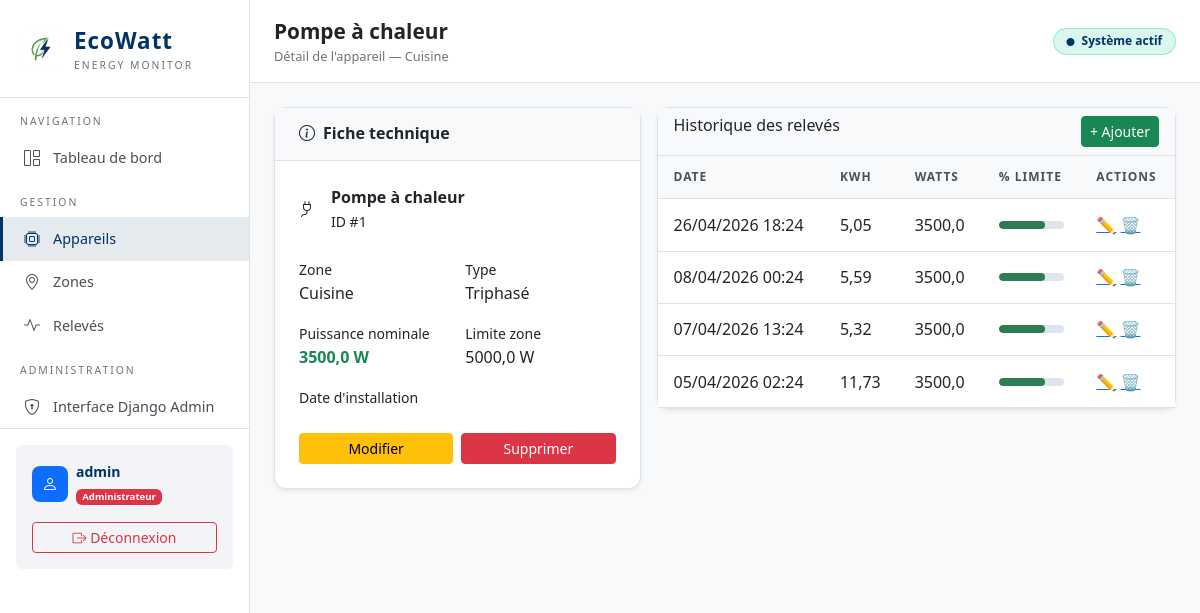
Page /appareils/1/ (signed in) on the committed database.
### appareils/models.py (models this page shows, shortened)
class Appareil(models.Model):
    TYPE_ALIMENTATION_CHOICES = [
        ('monophase', 'Monophasé'),
        ('triphase', 'Triphasé'),
        ('solaire', 'Solaire'),
        ('batterie', 'Batterie'),
    ]
    nom = models.CharField(max_length=200)
    zone = models.ForeignKey(Zone, on_delete=models.CASCADE, related_name='appareils')
    type_alimentation = models.CharField(
        max_length=50,
        choices=TYPE_ALIMENTATION_CHOICES,
        default='monophase'
    )
    puissance_nominale = models.FloatField(help_text="Puissance nominale en Watts")
    date_installation = models.DateField(null=True, blank=True)
    class Meta:
        verbose_name = "Appareil"
        verbose_name_plural = "Appareils"

class Zone(models.Model):
    nom_zone = models.CharField(max_length=100)
    limite_puissance = models.FloatField(help_text="Limite de puissance en Watts")
    class Meta:
        verbose_name = "Zone"
        verbose_name_plural = "Zones"

### releves/models.py (models this page shows, shortened)
class Releve(models.Model):
    appareil = models.ForeignKey(Appareil, on_delete=models.CASCADE, related_name='releves')
    valeur_kwh = models.FloatField(help_text="Consommation en kWh")
    puissance_instantanee = models.FloatField(help_text="Puissance en Watts au moment du relevé", default=0)
    date_heure_releve = models.DateTimeField(default=timezone.now)
    @property
    def pourcentage_limite(self):
        if self.appareil.zone.limite_puissance > 0:
            return round((self.puissance_instantanee / self.appareil.zone.limite_puissance) * 100, 1)
        return 0
    class Meta:
        verbose_name = "Relevé"
        verbose_name_plural = "Relevés"
        ordering = ['-date_heure_releve']

### appareils/views.py (the view)
# urls.py: path('<int:appareil_id>/', views.detail_appareil, name='detail_appareil'),
@login_required
def detail_appareil(request, appareil_id):
    appareil = get_object_or_404(Appareil, id=appareil_id)
    releves = appareil.releves.order_by('-date_heure_releve')[:20]
    stats = appareil.releves.aggregate(
        total_kwh=Sum('valeur_kwh'),
        moyenne_kwh=Avg('valeur_kwh'),
        moyenne_puissance=Avg('puissance_instantanee'),
    )
    chart_releves = appareil.releves.order_by('date_heure_releve')[:15]
    chart_labels = [r.date_heure_releve.strftime('%d/%m %H:%M') for r in chart_releves]
    chart_data_kwh = [r.valeur_kwh for r in chart_releves]
    chart_data_watts = [r.puissance_instantanee for r in chart_releves]
    context = {
        'appareil': appareil,
        'releves': releves,
        'stats': stats,
        'chart_labels': chart_labels,
        'chart_data_kwh': chart_data_kwh,
        'chart_data_watts': chart_data_watts,
    }
    return render(request, 'appareils/detail.html', context)

### templates/appareils/detail.html (shortened to what this page needs)
{% extends 'base.html' %}
{% load l10n %}
{% block page_title %}{{ appareil.nom }}{% endblock %}
{% block page_subtitle %}Détail de l'appareil — {{ appareil.zone.nom_zone }}{% endblock %}
{% block content %}
<div class="row g-3 mb-4">
    <div class="col-md-5">
        <div class="card h-100">
            <div class="card-header px-4 py-3">
                <h6 class="mb-0 fw-semibold">
                    <i class="bi bi-info-circle me-2"></i>Fiche technique
                </h6>
            </div>
            <div class="card-body p-4">
                <div class="d-flex align-items-center gap-3 mb-4">
                    <div class="icon-box">
                        <i class="bi bi-plug"></i>
                    </div>
                    <div>
                        <div class="fw-bold">{{ appareil.nom }}</div>
                        <small>ID #{{ appareil.id }}</small>
                    </div>
                </div>
                <div class="row g-3">
                    <div class="col-6">
                        <small>Zone</small>
                        <div>{{ appareil.zone.nom_zone }}</div>
                    </div>
                    <div class="col-6">
                        <small>Type</small>
                        <div>{{ appareil.get_type_alimentation_display }}</div>
                    </div>
                    <div class="col-6">
                        <small>Puissance nominale</small>
                        <div class="fw-bold text-success">
                            {{ appareil.puissance_nominale }} W
                        </div>
                    </div>
                    <div class="col-6">
                        <small>Limite zone</small>
                        <div>{{ appareil.zone.limite_puissance }} W</div>
                    </div>
                    <div class="col-12">
                        <small>Date d'installation</small>
                    </div>
                </div>
                <div class="d-flex gap-2 mt-4 admin-only">
                    <a href="{% url 'modifier_appareil' appareil.id %}" class="btn btn-warning btn-sm w-100">
                        Modifier
                    </a>
                    <a href="{% url 'supprimer_appareil' appareil.id %}"
                       class="btn btn-danger btn-sm w-100"
                       onclick="return confirm('Supprimer cet appareil ?')">
                        Supprimer
                    </a>
                </div>
            </div>
        </div>
    </div>
    <div class="col-md-7">
        <div class="card">
            <div class="card-header d-flex justify-content-between">
                <h6>Historique des relevés</h6>
                <a href="{% url 'ajouter_releve' %}" class="btn btn-success btn-sm admin-only">
                    + Ajouter
                </a>
            </div>
            <div class="card-body p-0">
                {% if releves %}
                <table class="table mb-0">
                    <thead>
                        <tr>
                            <th>Date</th>
                            <th>kWh</th>
                            <th>Watts</th>
                            <th>% Limite</th>
                            <th class="admin-only">Actions</th>
                        </tr>
                    </thead>
                    <tbody>
                        {% for releve in releves %}
                        <tr>
                            <td>{{ releve.date_heure_releve|date:"d/m/Y H:i" }}</td>
                            <td>{{ releve.valeur_kwh }}</td>
                            <td>{{ releve.puissance_instantanee }}</td>
                            <td>
                                <div style="flex-grow:1;height:8px;background:#dde6ee;border-radius:999px;overflow:hidden;">
                                    <div style="width:{{ releve.pourcentage_limite|unlocalize }}%;height:100%;border-radius:999px;background:#2e7d52;"></div>
                                </div>
                            </td>
                            <td class="admin-only">
                                <a href="{% url 'modifier_releve' releve.id %}">✏️</a>
                                <a href="{% url 'supprimer_releve' releve.id %}"
                                   onclick="return confirm('Supprimer ?')">🗑️</a>
                            </td>
                        </tr>
                        {% endfor %}
                    </tbody>
                </table>
                {% else %}
                    <p class="text-center p-4">Aucun relevé</p>
                {% endif %}
            </div>
        </div>
    </div>
</div>
{% endblock %}

### templates/base.html (shortened to what this page needs)
{% load static %}
<!DOCTYPE html>
<html lang="fr">
<head>
    <link href="https://cdn.jsdelivr.net/npm/bootstrap@5.3.0/dist/css/bootstrap.min.css" rel="stylesheet">
    <link href="https://cdn.jsdelivr.net/npm/bootstrap-icons@1.11.0/font/bootstrap-icons.css" rel="stylesheet">
</head>
<body class="{% if user.is_staff %}role-admin{% endif %}">
<nav class="sidebar">
    <a href="/" class="sidebar-brand text-decoration-none">
        <img src="{% static 'images/logo.png' %}" alt="EcoWatt Logo" class="brand-logo">
        <div>
            <div class="brand-name">EcoWatt</div>
            <div class="brand-sub">Energy Monitor</div>
        </div>
    </a>
    <div class="nav-section-title">Navigation</div>
    <ul class="nav flex-column">
        <li class="nav-item">
            <a href="{% url 'home' %}" class="nav-link {% if request.resolver_match.url_name == 'home' %}active{% endif %}">
                <i class="bi bi-grid-1x2"></i> Tableau de bord
            </a>
        </li>
    </ul>
    <div class="nav-section-title">Gestion</div>
    <ul class="nav flex-column">
        <li class="nav-item">
            <a href="{% url 'liste_appareils' %}" class="nav-link {% if 'appareils' in request.path and 'zones' not in request.path %}active{% endif %}">
                <i class="bi bi-cpu"></i> Appareils
            </a>
        </li>
        <li class="nav-item">
            <a href="{% url 'liste_zones' %}" class="nav-link {% if 'zones' in request.path %}active{% endif %}">
                <i class="bi bi-geo-alt"></i> Zones
            </a>
        </li>
        <li class="nav-item">
            <a href="{% url 'liste_releves' %}" class="nav-link {% if 'releves' in request.path %}active{% endif %}">
                <i class="bi bi-activity"></i> Relevés
            </a>
        </li>
    </ul>
    {% if user.is_staff %}
    <div class="nav-section-title">Administration</div>
    <ul class="nav flex-column">
        <li class="nav-item">
            <a href="/admin/" class="nav-link">
                <i class="bi bi-shield-lock"></i> Interface Django Admin
            </a>
        </li>
    </ul>
    {% endif %}
    <div class="mt-auto p-3" style="border-top: 1px solid var(--eco-border);">
        <div class="p-3 rounded" style="background: rgba(0,51,102,0.05);">
            <div class="d-flex align-items-center gap-2 mb-2">
                <div class="device-avatar bg-primary text-white">
                    <i class="bi bi-person"></i>
                </div>
                <div>
                    <div class="small fw-bold" style="color: var(--eco-green);">{{ user.username }}</div>
                    <div class="badge {% if user.is_staff %}bg-danger{% else %}bg-info{% endif %}" style="font-size: 0.6rem;">
                        {% if user.is_staff %}Administrateur{% else %}Consultant{% endif %}
                    </div>
                </div>
            </div>
            <a href="{% url 'logout' %}" class="btn btn-sm btn-outline-danger w-100 mt-2">
                <i class="bi bi-box-arrow-right"></i> Déconnexion
            </a>
        </div>
    </div>
</nav>
<div class="main-content">
    <div class="topbar d-flex justify-content-between align-items-center">
        <div>
            <div class="page-title">{% block page_title %}EcoWatt{% endblock %}</div>
            <div class="page-subtitle">{% block page_subtitle %}Système de suivi de consommation électrique{% endblock %}</div>
        </div>
        <div class="d-flex align-items-center gap-3">
            <span class="badge" style="background:rgba(0,200,150,0.15);color:var(--eco-green);border:1px solid rgba(0,200,150,0.3);padding:0.4rem 0.8rem;border-radius:20px;font-size:0.75rem;">
                <i class="bi bi-circle-fill me-1" style="font-size:0.5rem;"></i> Système actif
            </span>
        </div>
    </div>
    <div class="page-content">
        {% block content %}{% endblock %}
    </div>
</div>
</body>
</html>

### templates/base.html (style rules this page uses)
:root { --eco-green: #003366; --eco-dark: #f8f9fa; --eco-blue: #0d6efd; --eco-orange: #fd7e14; --eco-card: #ffffff; --eco-border: #dee2e6; }
body { background-color: var(--eco-dark); color: #212529; font-family: 'Segoe UI', system-ui, sans-serif; min-height: 100vh; }
.sidebar { background: #ffffff; border-right: 1px solid var(--eco-border); min-height: 100vh; width: 250px; position: fixed; top: 0; left: 0; z-index: 100; padding-top: 0; }
.sidebar-brand { padding: 1.5rem 1.25rem; border-bottom: 1px solid var(--eco-border); display: flex; align-items: center; gap: 0.75rem; }
.brand-logo { width: 42px; height: 42px; object-fit: contain; border-radius: 8px; }
.brand-name { font-size: 1.4rem; font-weight: 700; color: var(--eco-green); letter-spacing: 1px; }
.brand-sub { font-size: 0.65rem; color: #6c757d; letter-spacing: 2px; text-transform: uppercase; }
.nav-section-title { font-size: 0.65rem; text-transform: uppercase; letter-spacing: 2px; color: #6c757d; padding: 1rem 1.25rem 0.4rem; }
.sidebar .nav-link { color: #495057; padding: 0.6rem 1.25rem; border-radius: 0; display: flex; align-items: center; gap: 0.75rem; font-size: 0.9rem; transition: all 0.2s; border-left: 3px solid transparent; }
.sidebar .nav-link:hover, .sidebar .nav-link.active { color: var(--eco-green); background: rgba(0, 51, 102, 0.1); border-left-color: var(--eco-green); }
.sidebar .nav-link i { width: 18px; text-align: center; font-size: 1rem; }
.main-content { margin-left: 250px; min-height: 100vh; background: var(--eco-dark); }
.topbar { background: #ffffff; border-bottom: 1px solid var(--eco-border); padding: 1rem 1.5rem; position: sticky; top: 0; z-index: 50; }
.page-content { padding: 1.5rem; }
.card { background: var(--eco-card); border: 1px solid var(--eco-border); border-radius: 12px; color: #212529; box-shadow: 0 0.125rem 0.25rem rgba(0, 0, 0, 0.075); }
.card-header { background: #f8f9fa; border-bottom: 1px solid var(--eco-border); color: #212529; font-weight: 600; }
.table { color: #212529; border-color: var(--eco-border); margin-bottom: 0; }
.table th { color: #495057; font-size: 0.75rem; text-transform: uppercase; letter-spacing: 1px; border-color: var(--eco-border); font-weight: 600; padding: 0.75rem 1rem; background: #f8f9fa; }
.table td { border-color: var(--eco-border); padding: 0.85rem 1rem; vertical-align: middle; }
.device-avatar { width: 36px; height: 36px; background: #e9ecef; color: #495057; border-radius: 8px; display: flex; align-items: center; justify-content: center; font-size: 1rem; }
.page-title { font-size: 1.3rem; font-weight: 700; color: #212529; }
.page-subtitle { font-size: 0.8rem; color: #6c757d; }
.admin-only { display: none !important; }
body.role-admin .admin-only { display: block !important; }
body.role-admin th.admin-only { display: table-cell !important; }
body.role-admin td.admin-only { display: table-cell !important; }
body.role-admin div.admin-only, body.role-admin a.admin-only { display: flex !important; }
body.role-admin a.btn.admin-only { display: inline-block !important; }

### rows in the picture
Appareil: nom "Pompe à chaleur", zone.nom_zone "Cuisine", id "1", type_alimentation "Triphasé", puissance_nominale "3500,0", zone.limite_puissance "5000,0"
Releve: date_heure_releve "26/04/2026 18:24", valeur_kwh "5,05", puissance_instantanee "3500,0"
Releve: date_heure_releve "08/04/2026 00:24", valeur_kwh "5,59", puissance_instantanee "3500,0"
Releve: date_heure_releve "07/04/2026 13:24", valeur_kwh "5,32", puissance_instantanee "3500,0"
Releve: date_heure_releve "05/04/2026 02:24", valeur_kwh "11,73", puissance_instantanee "3500,0"

### other values in the picture
{{ user.username }} "admin"
